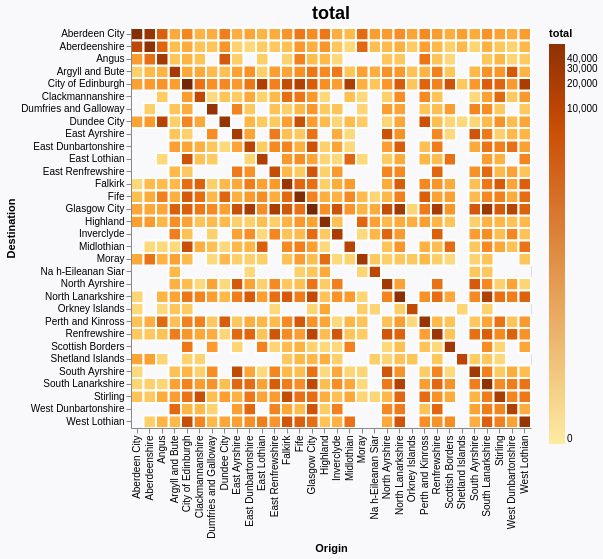

Express this chart as Vega-Lite.
### Vega-Lite specification from a JSON file in a GitHub repository (floating-point values rounded to 4 significant figures; data arrays with more than 128 entries replaced by an {"elided": "..."} marker saying what was removed)
{"$schema": "https://vega.github.io/schema/vega-lite/v5.json", "config": {"view": {}}, "background": "#f9f9fc", "title": {"text": "total", "fontSize": 18}, "width": 400, "height": 400, "data": {"values": {"elided": "802 records"}}, "transform": [{"lookup": "source", "from": {"data": {"values": [{"lad17cd": "S12000005", "lad17nm": "Clackmannanshire", "cx": "291538", "cy": "695953"}, {"lad17cd": "S12000008", "lad17nm": "East Ayrshire", "cx": "253876", "cy": "624467"}, {"lad17cd": "S12000010", "lad17nm": "East Lothian", "cx": "354574", "cy": "671565"}, {"lad17cd": "S12000011", "lad17nm": "East Renfrewshire", "cx": "251243", "cy": "653894"}, {"lad17cd": "S12000013", "lad17nm": "Na h-Eileanan Siar", "cx": "126079", "cy": "925104"}, {"lad17cd": "S12000014", "lad17nm": "Falkirk", "cx": "287614", "cy": "679220"}, {"lad17cd": "S12000006", "lad17nm": "Dumfries and Galloway", "cx": "274463", "cy": "577773"}, {"lad17cd": "S12000015", "lad17nm": "Fife", "cx": "330459", "cy": "705129"}, {"lad17cd": "S12000017", "lad17nm": "Highland", "cx": "241140", "cy": "858171"}, {"lad17cd": "S12000018", "lad17nm": "Inverclyde", "cx": "228525", "cy": "670749"}, {"lad17cd": "S12000019", "lad17nm": "Midlothian", "cx": "329748", "cy": "661150"}, {"lad17cd": "S12000020", "lad17nm": "Moray", "cx": "323513", "cy": "844187"}, {"lad17cd": "S12000021", "lad17nm": "North Ayrshire", "cx": "229194", "cy": "651054"}, {"lad17cd": "S12000023", "lad17nm": "Orkney Islands", "cx": "336664", "cy": "1013618"}, {"lad17cd": "S12000024", "lad17nm": "Perth and Kinross", "cx": "287512", "cy": "743022"}, {"lad17cd": "S12000040", "lad17nm": "West Lothian", "cx": "301455", "cy": "667064"}, {"lad17cd": "S12000026", "lad17nm": "Scottish Borders", "cx": "349818", "cy": "631748"}, {"lad17cd": "S12000027", "lad17nm": "Shetland Islands", "cx": "436220", "cy": "1158484"}, {"lad17cd": "S12000028", "lad17nm": "South Ayrshire", "cx": "229826", "cy": "601763"}, {"lad17cd": "S12000038", "lad17nm": "Renfrewshire", "cx": "240948", "cy": "664304"}, {"lad17cd": "S12000039", "lad17nm": "West Dunbartonshire", "cx": "243650", "cy": "680064"}, {"lad17cd": "S12000029", "lad17nm": "South Lanarkshire", "cx": "285631", "cy": "637701"}, {"lad17cd": "S12000030", "lad17nm": "Stirling", "cx": "255534", "cy": "707548"}, {"lad17cd": "S12000033", "lad17nm": "Aberdeen City", "cx": "389618", "cy": "807854"}, {"lad17cd": "S12000034", "lad17nm": "Aberdeenshire", "cx": "361564", "cy": "817234"}, {"lad17cd": "S12000035", "lad17nm": "Argyll and Bute", "cx": "199951", "cy": "692400"}, {"lad17cd": "S12000036", "lad17nm": "City of Edinburgh", "cx": "319752", "cy": "670857"}, {"lad17cd": "S12000041", "lad17nm": "Angus", "cx": "343195", "cy": "759046"}, {"lad17cd": "S12000042", "lad17nm": "Dundee City", "cx": "340844", "cy": "732132"}, {"lad17cd": "S12000044", "lad17nm": "North Lanarkshire", "cx": "277459", "cy": "666649"}, {"lad17cd": "S12000045", "lad17nm": "East Dunbartonshire", "cx": "260184", "cy": "675970"}, {"lad17cd": "S12000046", "lad17nm": "Glasgow City", "cx": "259332", "cy": "667323"}]}, "key": "lad17cd", "fields": ["lad17nm"]}, "as": ["srcName"]}, {"lookup": "dest", "from": {"data": {"values": [{"lad17cd": "S12000005", "lad17nm": "Clackmannanshire", "cx": "291538", "cy": "695953"}, {"lad17cd": "S12000008", "lad17nm": "East Ayrshire", "cx": "253876", "cy": "624467"}, {"lad17cd": "S12000010", "lad17nm": "East Lothian", "cx": "354574", "cy": "671565"}, {"lad17cd": "S12000011", "lad17nm": "East Renfrewshire", "cx": "251243", "cy": "653894"}, {"lad17cd": "S12000013", "lad17nm": "Na h-Eileanan Siar", "cx": "126079", "cy": "925104"}, {"lad17cd": "S12000014", "lad17nm": "Falkirk", "cx": "287614", "cy": "679220"}, {"lad17cd": "S12000006", "lad17nm": "Dumfries and Galloway", "cx": "274463", "cy": "577773"}, {"lad17cd": "S12000015", "lad17nm": "Fife", "cx": "330459", "cy": "705129"}, {"lad17cd": "S12000017", "lad17nm": "Highland", "cx": "241140", "cy": "858171"}, {"lad17cd": "S12000018", "lad17nm": "Inverclyde", "cx": "228525", "cy": "670749"}, {"lad17cd": "S12000019", "lad17nm": "Midlothian", "cx": "329748", "cy": "661150"}, {"lad17cd": "S12000020", "lad17nm": "Moray", "cx": "323513", "cy": "844187"}, {"lad17cd": "S12000021", "lad17nm": "North Ayrshire", "cx": "229194", "cy": "651054"}, {"lad17cd": "S12000023", "lad17nm": "Orkney Islands", "cx": "336664", "cy": "1013618"}, {"lad17cd": "S12000024", "lad17nm": "Perth and Kinross", "cx": "287512", "cy": "743022"}, {"lad17cd": "S12000040", "lad17nm": "West Lothian", "cx": "301455", "cy": "667064"}, {"lad17cd": "S12000026", "lad17nm": "Scottish Borders", "cx": "349818", "cy": "631748"}, {"lad17cd": "S12000027", "lad17nm": "Shetland Islands", "cx": "436220", "cy": "1158484"}, {"lad17cd": "S12000028", "lad17nm": "South Ayrshire", "cx": "229826", "cy": "601763"}, {"lad17cd": "S12000038", "lad17nm": "Renfrewshire", "cx": "240948", "cy": "664304"}, {"lad17cd": "S12000039", "lad17nm": "West Dunbartonshire", "cx": "243650", "cy": "680064"}, {"lad17cd": "S12000029", "lad17nm": "South Lanarkshire", "cx": "285631", "cy": "637701"}, {"lad17cd": "S12000030", "lad17nm": "Stirling", "cx": "255534", "cy": "707548"}, {"lad17cd": "S12000033", "lad17nm": "Aberdeen City", "cx": "389618", "cy": "807854"}, {"lad17cd": "S12000034", "lad17nm": "Aberdeenshire", "cx": "361564", "cy": "817234"}, {"lad17cd": "S12000035", "lad17nm": "Argyll and Bute", "cx": "199951", "cy": "692400"}, {"lad17cd": "S12000036", "lad17nm": "City of Edinburgh", "cx": "319752", "cy": "670857"}, {"lad17cd": "S12000041", "lad17nm": "Angus", "cx": "343195", "cy": "759046"}, {"lad17cd": "S12000042", "lad17nm": "Dundee City", "cx": "340844", "cy": "732132"}, {"lad17cd": "S12000044", "lad17nm": "North Lanarkshire", "cx": "277459", "cy": "666649"}, {"lad17cd": "S12000045", "lad17nm": "East Dunbartonshire", "cx": "260184", "cy": "675970"}, {"lad17cd": "S12000046", "lad17nm": "Glasgow City", "cx": "259332", "cy": "667323"}]}, "key": "lad17cd", "fields": ["lad17nm"]}, "as": ["dstName"]}], "encoding": {"x": {"field": "srcName", "type": "ordinal", "title": "Origin"}, "y": {"field": "dstName", "type": "ordinal", "title": "Destination"}, "color": {"field": "total", "type": "quantitative", "scale": {"type": "symlog", "domain": [0, 60000], "scheme": "yelloworangebrown"}, "legend": {"tickCount": 5, "gradientLength": 400}}, "tooltip": [{"field": "srcName", "type": "nominal", "title": "origin"}, {"field": "dstName", "type": "nominal", "title": "destination"}, {"field": "total", "type": "nominal"}]}, "mark": {"type": "rect", "stroke": "white", "strokeWidth": 2}}
